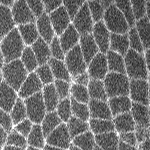
#> input picture cells.tif, 150 x 150 px
$ jupyter execute --allow-errors 20230306_measurement_lecture.ipynb
#> lines starting #> are read from the running program, lines starting #| are printed output that depends on the picture; after the words box and inside, x2 and y2 are one past the last pixel; in counts of white or black regions, pixels touching at a corner belong together
# Image measurement: object morphology

### 1. Overview & learning objectives
In this notebook we will measure cells.

With this notebook we will:

1. Learn about a useful function to measure both morphology and intensity features.

1. Measure the area and perimeter of the cells that we segmented.

1. Use plots to display the measurement results.

### 2. Measuring cell size
In our last lecture, we used the watershed algorithm to segment the cells. Run this cell to reproduce what we did so far:

[cell 1]
import matplotlib.pyplot as plt
import numpy
import scipy.ndimage as ndimage
from skimage import exposure, filters, feature, io, morphology
from skimage.segmentation import watershed

# Read image from disk.
animage = io.imread('cells.tif')
#> animage is the input picture: shape (150, 150); min 31, max 255, mean 113.3

# Gaussian smoothing to facilitate edge detection.
animage_smooth = filters.gaussian(animage, sigma=2, preserve_range=True)
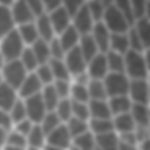
#> animage_smooth: shape (150, 150) float64; min 69.65, max 197.4, mean 113.3

# Contrast stretch.
animage_rescaled = exposure.rescale_intensity(
    animage_smooth, out_range=numpy.uint8)
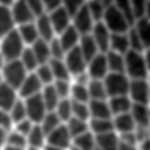
#> animage_rescaled: shape (150, 150); min 0, max 255, mean 86.5

# Local threshold.
amask = animage_rescaled >= filters.threshold_local(
    animage_rescaled, 33, method='gaussian')
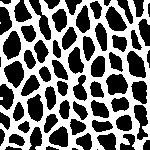
#> amask: shape (150, 150) bool; 46.3% white; 3 white regions (2 under 20 px), largest, box (x1, y1, x2, y2) and area: (0, 0, 150, 150) 10401

# Closing
amask_closed = morphology.binary_closing(amask, morphology.disk(3))
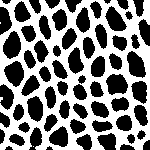
#> amask_closed: shape (150, 150) bool; 50.1% white; 67 black regions (2 under 20 px), largest, box (x1, y1, x2, y2) and area: (4, 61, 24, 87) 355, (3, 31, 21, 59) 354, (127, 51, 146, 78) 348

# Distance transform.
dt = ndimage.distance_transform_edt(numpy.invert(amask_closed))
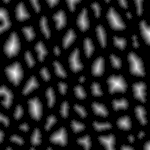
#> dt: shape (150, 150) float64; min 0, max 9.43, mean 1.38; drawn with min black and max white

# Seed identification.
coords_maxima = feature.peak_local_max(dt, labels=morphology.label(
    numpy.invert(amask_closed)), num_peaks_per_label=1, exclude_border=False)
#> coords_maxima = 67 pairs, first value 0 to 149, second value 0 to 149

# Create seed image.
seed_image = numpy.zeros(animage.shape)

# For each seed ...
for label, seed_xy in enumerate(coords_maxima):
    # ... set the value of the corresponding pixel to a different value.
    seed_image[seed_xy[0], seed_xy[1]] = label + 1
#> this loop made 67 passes
#> seed_xy on passes 1 to 12: [0, 6], [0, 34], [0, 52], [0, 72], [0, 107], [0, 122], [0, 138], [13, 21], [6, 95], [21, 115], [14, 0], [23, 83]
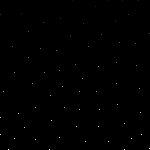
#> seed_image: shape (150, 150) float64; min 0, max 67, mean 0.1; drawn with min black and max white

#> (the rest of this cell did not finish here and is left out)

Our last step is to measure the cells. The method **skimage.measure.regionprops** is an excellent tool to do this. Take a look at its documentation. Under the **Notes** section there is a list of features that regionprops measures, including area, perimeter, pixel value, etc.

We can use **regionprops** to measure all the cells in an image. The measurements can be accessed and collected into convenient lists like this:

#> (a cell that did not finish here is left out)

### 3. Data visualization

Plotting measurement results is often more useful that printing each one of the measurements. We will use **matplotlib** to generate plots. Below is an example from the [matplotlib website](https://matplotlib.org/2.0.0/examples/statistics/boxplot_vs_violin_demo.html) that generates a violin and a box plot for random, test data:

[cell 3]
fig, axes = plt.subplots(nrows=1, ncols=2, figsize=(9, 4))

# generate some random test data
all_data = [numpy.random.normal(0, std, 100) for std in range(6, 10)]

# plot violin plot
axes[0].violinplot(all_data,
                   showmeans=False,
                   showmedians=True)
axes[0].set_title('violin plot')

# plot box plot
axes[1].boxplot(all_data)
axes[1].set_title('box plot')

# adding horizontal grid lines
for ax in axes:
    ax.yaxis.grid(True)
    ax.set_xticks([y+1 for y in range(len(all_data))])
    ax.set_xlabel('xlabel')
    ax.set_ylabel('ylabel')

# add x-tick labels
plt.setp(axes, xticks=[y+1 for y in range(len(all_data))],
         xticklabels=['x1', 'x2', 'x3', 'x4'])
plt.show()
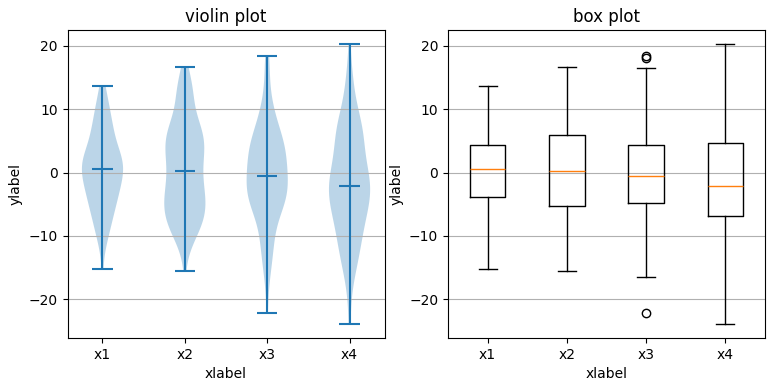
#> figure drawn by matplotlib, 2 panels
